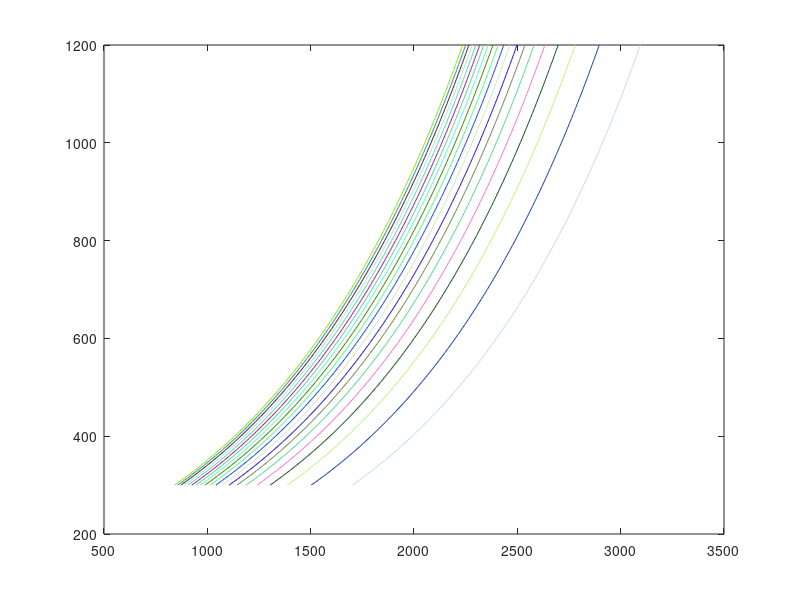

Reproduce this figure in MATLAB. (Note: this script raises an error after producing the figure.)
clc
clear all  % Remove clear all and import dat file. Then run the program.

% T-S diagram from the equation
P=1:1:20;
T=300:10:1200;
R=287.05;
C=1005;
S(1)=1702.0;

% Entropy at 300k and 1-20 bar pressures
for i=2:20
    S(i)=S(1)+R*log(P(1)/P(i))
end

% Entropy of air from 300k-1200k and 1-20 bar pressures
for i=1:20
    for j=1:91
    S_f(i,j)=S(i)+C*log(T(j)/T(1));
    end
end

% T-S diagram at 1 bar pressure (literature review)
 % Tr vs Sr from the file named reference.dat
 
    % plot the  T-S graph
    for i=1:20
 plot(S_f(i,1:91),T,'color',rand(1,3))
    hold on
    end
    
   %reference plot
    plot(VarName2,VarName1,'o')
    hold on
    
    title('Graph of T-S')
    xlabel('S(J/k)') %x-axis label = Entropy(S)
    ylabel('T(k)') %y-axis label = Temperature(T)
    legend('P1','P2','P3','P4','P5','P6','P7','P8','P9','P10','P11','P12','P13','P14','P15','P16','P17','P18','P19','P20','Pr')
   
    
 
 
 
 
